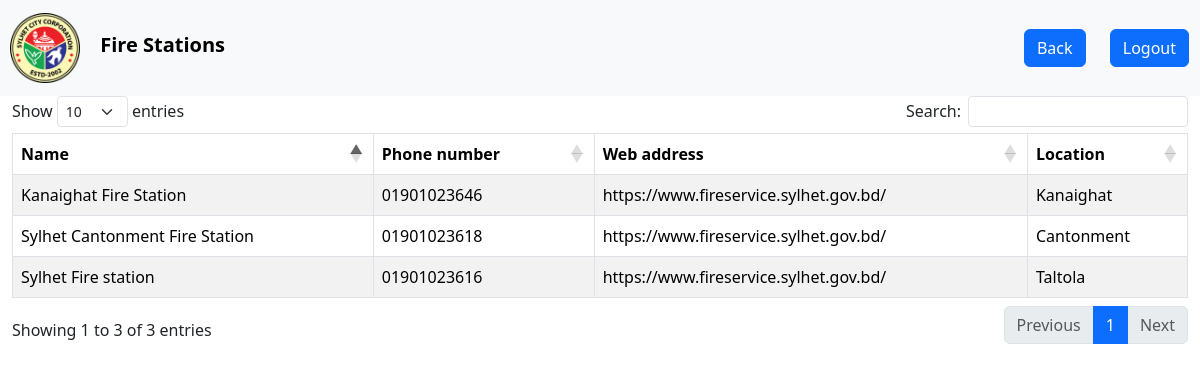
Page /fire_stations.php on the committed database.
### tables this page shows
CREATE TABLE `place` (
  `p_id` int(100) NOT NULL,
  `p_name` varchar(100) NOT NULL,
  `p_t_id` int(100) DEFAULT NULL,
  `location_id` int(100) NOT NULL,
  `phone_number` varchar(100) DEFAULT NULL,
  `web_address` varchar(100) DEFAULT NULL,
  `image` varchar(100) DEFAULT NULL,
  `description` varchar(400) DEFAULT NULL
);

CREATE TABLE `locations` (
  `location_id` int(100) NOT NULL,
  `name` varchar(100) NOT NULL
);

### fire_stations.php (the view, shortened to what this page needs)
<!DOCTYPE html>
<html lang="en">
<head>
    <link rel="stylesheet" href="css/bootstrap.min.css">
    <link rel="stylesheet" href="https://cdn.datatables.net/1.13.4/css/dataTables.bootstrap5.min.css">
    <link rel="stylesheet" href="emergeicies_style.css">
</head>
<body>
<?php
	require('connect.php');
?>
    <nav class="navbar navbar-expand-lg bg-body-tertiary">
        <div class="logo">
            <img src="Photos/Self/logo.png" class="navbar-brand" height="80px">
            <b class="navbar-brand">Fire Stations</b>
        </div>
        <div class="upper_buttons">
            <a href="index.php" class="btn btn-primary">Back</a>
            <a href="logout_back.php" class="btn btn-primary">Logout</a>
        </div>
    </nav>
        <div class="container-fluid justify-content-around">
                <table id="example" class="table table-hover table-bordered table-striped">
                    <thead>
                      <tr>
                      <th scope="col">Name</th>
                        <th scope="col">Phone number</th>
                        <th scope="col">Web address</th>
                        <th scope="col">Location</th>
                      </tr>
                    </thead>
                    <tbody>
                        <?php
                            $sql = "SELECT * FROM place JOIN locations ON place.location_id=locations.location_id WHERE p_t_id='2'";
                            $sql_query = mysqli_query($con, $sql);
                            while($row = mysqli_fetch_assoc($sql_query))
                            {
                                echo "<tr><td>" . $row["p_name"] . "</td>";
                                echo "<td>" . $row["phone_number"] . "</td>";
                                echo "<td>" . $row["web_address"] . "</td>";
                                echo "<td>" . $row["name"] . "</td></tr>";
                            }
                        ?>
                    </tbody>
                </table>
            </div>
</body>
</html>

### emergeicies_style.css (style rules this page uses)
.upper_buttons { position: absolute; right: 1px; }
.upper_buttons a { margin: 10px; }
.logo { position:relative; left: 10px; }

### rows in the picture
place: p_name "Sylhet Fire station", phone_number "01901023616", web_address "https://www.fireservice.sylhet.gov.bd/", location.name "Taltola"
place: p_name "Sylhet Cantonment Fire Station", phone_number "01901023618", web_address "https://www.fireservice.sylhet.gov.bd/", location.name "Cantonment"
place: p_name "Kanaighat Fire Station", phone_number "01901023646", web_address "https://www.fireservice.sylhet.gov.bd/", location.name "Kanaighat"
